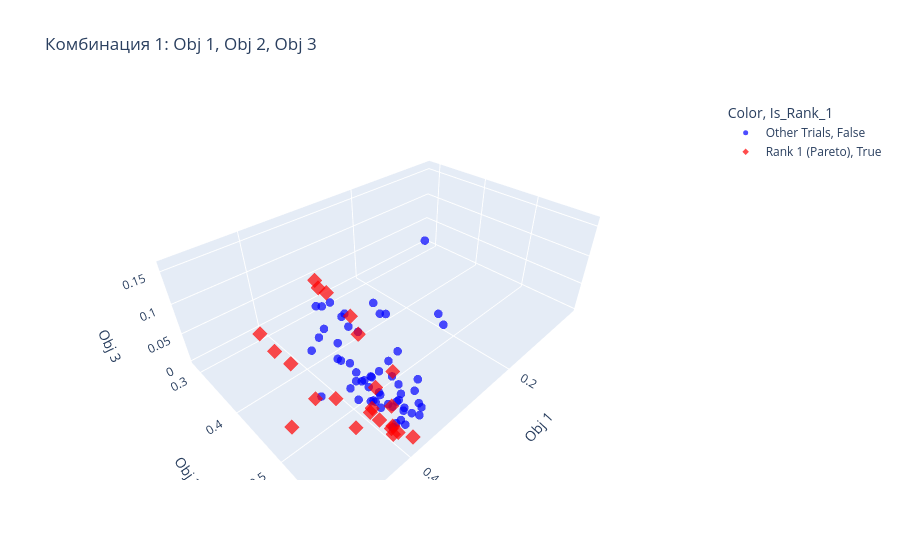
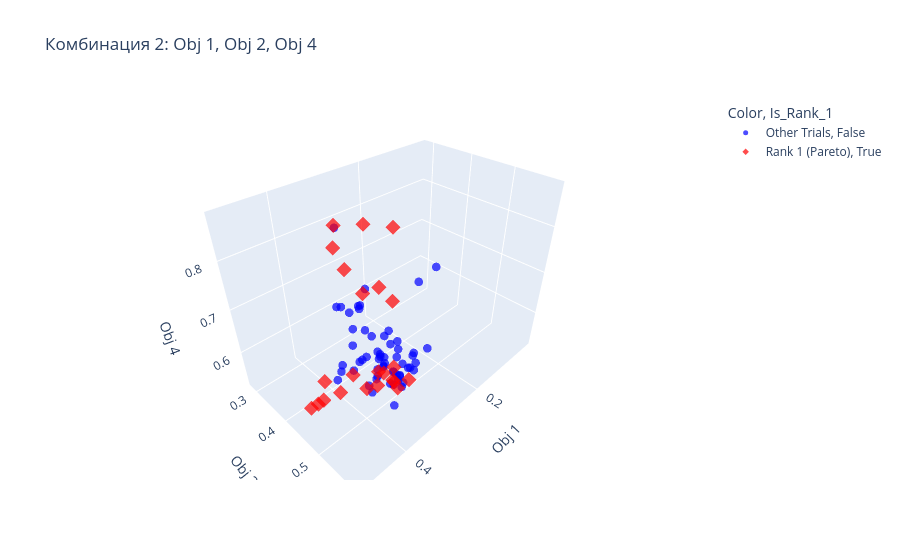
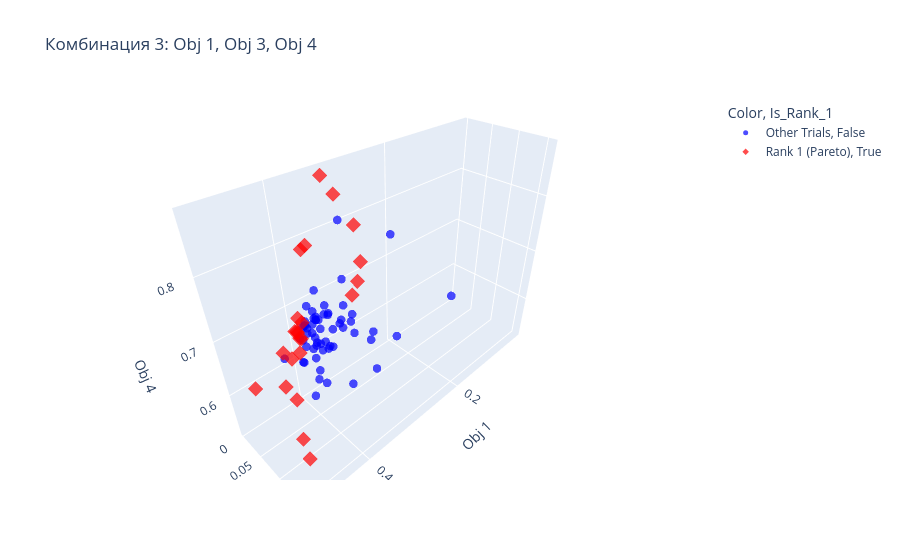
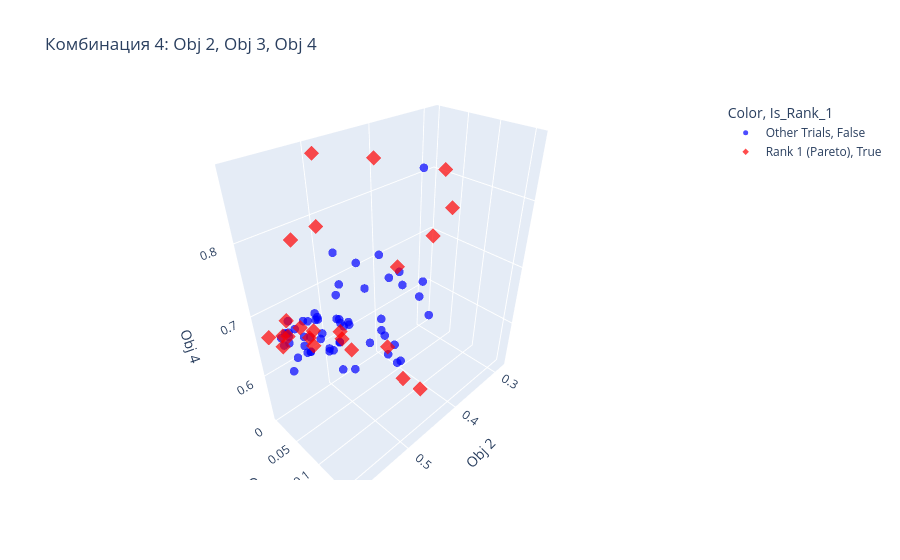

These figures' notebook cell, in order:
### Code cell
import pandas as pd
import plotly.express as px
from itertools import combinations

# 1. Подготовка данных (как в прошлом примере)
all_trials = [t for t in study.trials if t.values is not None]
all_values = [t.values for t in all_trials]
trial_numbers = [t.number for t in all_trials]

# Названия колонок
obj_cols = ['Obj 1', 'Obj 2', 'Obj 3', 'Obj 4']
df = pd.DataFrame(all_values, columns=obj_cols)
df['Trial_ID'] = trial_numbers
df['Is_Rank_1'] = [True if num in rank_1_ids else False for num in trial_numbers]
df['Color'] = df['Is_Rank_1'].map({True: 'Rank 1 (Pareto)', False: 'Other Trials'})

# 2. Генерируем 4 комбинации по 3 цели
combos = list(combinations(obj_cols, 3))

for i, combo in enumerate(combos):
    fig = px.scatter_3d(
        df, 
        x=combo[0], y=combo[1], z=combo[2],
        color='Color',
        color_discrete_map={'Rank 1 (Pareto)': 'red', 'Other Trials': 'blue'},
        symbol='Is_Rank_1',
        hover_data=['Trial_ID'] + obj_cols,
        title=f"Комбинация {i+1}: {combo[0]}, {combo[1]}, {combo[2]}",
        opacity=0.7
    )
    
    # Настройка размера точек
    fig.update_traces(marker=dict(size=5))
    fig.show()
